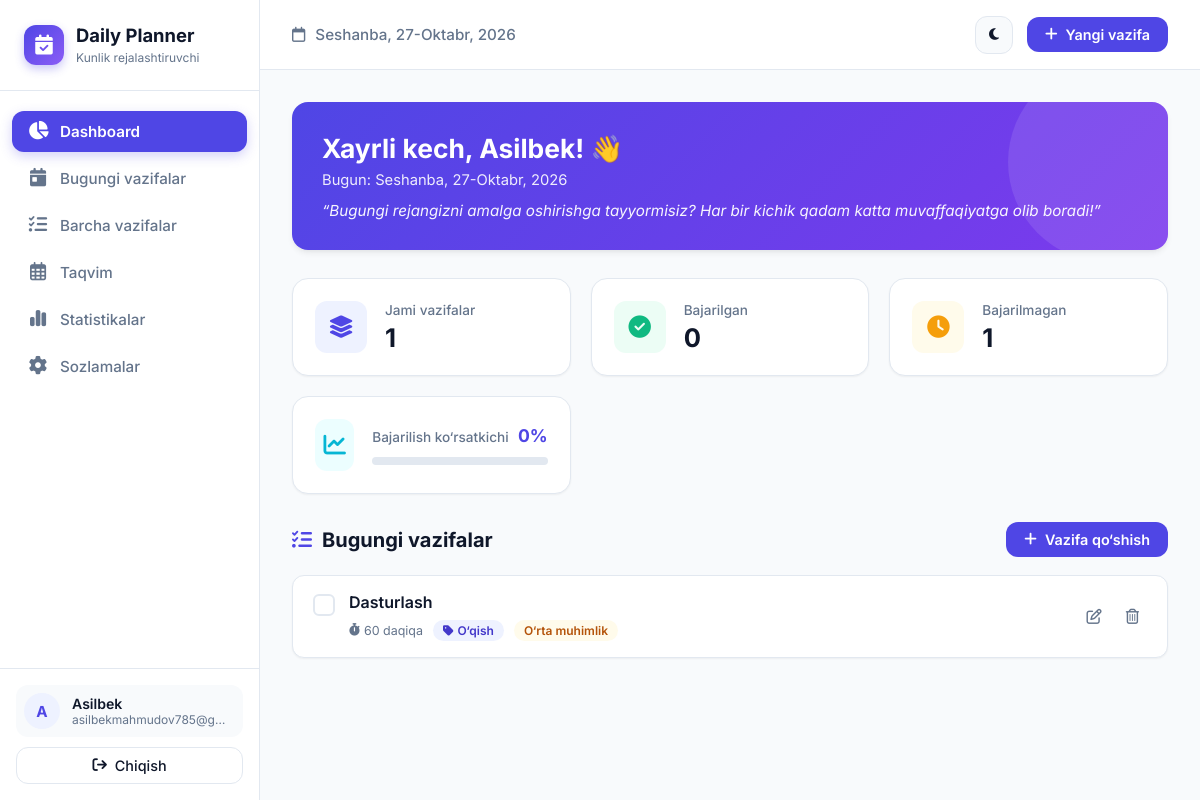
The app's page / (signed in) with its own data.
### planner/models.py (models this page shows, shortened)
class Task(models.Model):
    class Priority(models.TextChoices):
        LOW = 'low', 'Past'
        MEDIUM = 'medium', 'O‘rta'
        HIGH = 'high', 'Yuqori'
    class Category(models.TextChoices):
        STUDY = 'study', 'O‘qish'
        WORK = 'work', 'Ish'
        PERSONAL = 'personal', 'Shaxsiy'
        HEALTH = 'health', 'Sog‘liq'
        OTHER = 'other', 'Boshqa'
    user = models.ForeignKey(
        User,
        on_delete=models.CASCADE,
        related_name='tasks',
        verbose_name="Foydalanuvchi"
    )
    title = models.CharField(max_length=255, verbose_name="Vazifa nomi")
    description = models.TextField(blank=True, verbose_name="Vazifa tavsifi")
    date = models.DateField(default=timezone.now, verbose_name="Sana")
    start_time = models.TimeField(null=True, blank=True, verbose_name="Boshlanish vaqti")
    end_time = models.TimeField(null=True, blank=True, verbose_name="Tugash vaqti")
    duration = models.PositiveIntegerField(
        null=True,
        blank=True,
        help_text="Davomiyligi (daqiqalarda)",
        verbose_name="Davomiyligi (daqiqa)"
    )
    priority = models.CharField(
        max_length=10,
        choices=Priority.choices,
        default=Priority.MEDIUM,
        verbose_name="Muhimlik darajasi"
    )
    category = models.CharField(
        max_length=20,
        choices=Category.choices,
        default=Category.PERSONAL,
        verbose_name="Kategoriya"
    )
    is_completed = models.BooleanField(default=False, verbose_name="Bajarilgan")
    created_at = models.DateTimeField(auto_now_add=True, verbose_name="Yaratilgan vaqt")
    updated_at = models.DateTimeField(auto_now=True, verbose_name="Yangilangan vaqt")
    class Meta:
        ordering = ['date', 'start_time', '-priority', '-created_at']
        verbose_name = "Vazifa"
        verbose_name_plural = "Vazifalar"

### planner/views.py (the view)
# urls.py: path('', views.dashboard_view, name='dashboard'),
@login_required
def dashboard_view(request):
    today = timezone.localdate()
    greeting = get_greeting()
    user_tasks = Task.objects.filter(user=request.user)
    today_tasks = user_tasks.filter(date=today)
    total_today = today_tasks.count()
    completed_today = today_tasks.filter(is_completed=True).count()
    pending_today = total_today - completed_today
    progress_percentage = int((completed_today / total_today * 100)) if total_today > 0 else 0
    task_form = TaskForm(initial={'date': today})
    context = {
        'greeting': greeting,
        'today': today,
        'today_tasks': today_tasks,
        'total_today': total_today,
        'completed_today': completed_today,
        'pending_today': pending_today,
        'progress_percentage': progress_percentage,
        'task_form': task_form,
        'active_menu': 'dashboard',
    }
    return render(request, 'planner/dashboard.html', context)

### planner/views.py (called while the page is built)
def get_greeting():
    current_hour = timezone.localtime().hour
    if 5 <= current_hour < 11:
        return "Xayrli tong"
    elif 11 <= current_hour < 17:
        return "Xayrli kun"
    elif 17 <= current_hour < 22:
        return "Xayrli kech"
    else:
        return "Xayrli tun"

### planner/templates/planner/dashboard.html (shortened to what this page needs)
{% extends "planner/base.html" %}
{% block content %}
<div class="greeting-hero">
  <div>
    <div class="greeting-title">{{ greeting }}, {{ user.first_name|default:user.username }}! 👋</div>
    <div class="greeting-date">Bugun: {{ today|date:"l, j-F, Y" }}</div>
    <div class="greeting-quote">“Bugungi rejangizni amalga oshirishga tayyormisiz? Har bir kichik qadam katta muvaffaqiyatga olib boradi!”</div>
  </div>
</div>
<div class="stats-grid">
  <div class="stat-card">
    <div class="stat-icon total">
      <i class="fa-solid fa-layer-group"></i>
    </div>
    <div class="stat-info">
      <h3>Jami vazifalar</h3>
      <p id="stat-total-today">{{ total_today }}</p>
    </div>
  </div>
  <div class="stat-card">
    <div class="stat-icon completed">
      <i class="fa-solid fa-circle-check"></i>
    </div>
    <div class="stat-info">
      <h3>Bajarilgan</h3>
      <p id="stat-completed-today">{{ completed_today }}</p>
    </div>
  </div>
  <div class="stat-card">
    <div class="stat-icon pending">
      <i class="fa-solid fa-clock"></i>
    </div>
    <div class="stat-info">
      <h3>Bajarilmagan</h3>
      <p id="stat-pending-today">{{ pending_today }}</p>
    </div>
  </div>
  <div class="stat-card">
    <div class="stat-icon progress">
      <i class="fa-solid fa-chart-line"></i>
    </div>
    <div class="stat-info" style="width: 100%;">
      <div style="display: flex; justify-content: space-between; align-items: baseline;">
        <h3>Bajarilish ko‘rsatkichi</h3>
        <span id="stat-progress-percent" style="font-weight: 700; font-size: 1.1rem; color: var(--primary);">{{ progress_percentage }}%</span>
      </div>
      <div class="progress-container">
      </div>
    </div>
  </div>
</div>
<div class="section-header">
  <div class="section-title">
    <i class="fa-solid fa-list-check" style="color: var(--primary);"></i>
    Bugungi vazifalar
  </div>
  <button class="btn-primary open-create-task-modal">
    <i class="fa-solid fa-plus"></i> Vazifa qo‘shish
  </button>
</div>
<div class="task-list">
  {% for task in today_tasks %}
  <div class="task-item {% if task.is_completed %}completed{% endif %}" id="task-card-{{ task.id }}">
    <div class="task-left">
      <form class="task-check-form" action="{% url 'task_toggle_status' task.id %}" method="POST">
        <button type="submit" class="task-check-btn {% if task.is_completed %}checked{% endif %}" title="Holatini o‘zgartirish">
        </button>
      </form>
      <div class="task-details">
        <div class="task-title">{{ task.title }}</div>
        <div class="task-meta">
          {% if task.duration %}
          <span class="meta-item">
            <i class="fa-solid fa-stopwatch"></i>
            {{ task.duration }} daqiqa
          </span>
          {% endif %}
          <span class="badge badge-category">
            <i class="fa-solid fa-tag"></i> {{ task.get_category_display }}
          </span>
          <span class="badge badge-{{ task.priority }}">
            {{ task.get_priority_display }} muhimlik
          </span>
        </div>
      </div>
    </div>
    <div class="task-actions">
      <button class="action-btn open-edit-task-modal" data-id="{{ task.id }}" title="Tahrirlash">
        <i class="fa-regular fa-pen-to-square"></i>
      </button>
      <button class="action-btn delete open-delete-modal" data-id="{{ task.id }}" data-title="{{ task.title }}" title="O‘chirish">
        <i class="fa-regular fa-trash-can"></i>
      </button>
    </div>
  </div>
  {% endfor %}
</div>
{% endblock %}

### planner/templates/planner/base.html (shortened to what this page needs)
{% load static %}
<!DOCTYPE html>
<html lang="uz" data-theme="light">
<head>
  <link rel="stylesheet" href="https://cdnjs.cloudflare.com/ajax/libs/font-awesome/6.5.1/css/all.min.css">
  <link rel="stylesheet" href="{% static 'css/style.css' %}">
</head>
<body>
  <div class="app-container">
    {% if user.is_authenticated %}
    <aside class="sidebar" id="sidebar">
      <div class="sidebar-brand">
        <div class="brand-icon">
          <i class="fa-solid fa-calendar-check"></i>
        </div>
        <div class="brand-text">
          <h2>Daily Planner</h2>
          <span>Kunlik rejalashtiruvchi</span>
        </div>
      </div>
      <nav class="sidebar-nav">
        <a href="{% url 'dashboard' %}" class="nav-link {% if active_menu == 'dashboard' %}active{% endif %}">
          <i class="fa-solid fa-chart-pie"></i>
          <span>Dashboard</span>
        </a>
        <a href="{% url 'today_tasks' %}" class="nav-link {% if active_menu == 'today' %}active{% endif %}">
          <i class="fa-solid fa-calendar-day"></i>
          <span>Bugungi vazifalar</span>
        </a>
        <a href="{% url 'all_tasks' %}" class="nav-link {% if active_menu == 'all_tasks' %}active{% endif %}">
          <i class="fa-solid fa-list-check"></i>
          <span>Barcha vazifalar</span>
        </a>
        <a href="{% url 'calendar' %}" class="nav-link {% if active_menu == 'calendar' %}active{% endif %}">
          <i class="fa-regular fa-calendar-days"></i>
          <span>Taqvim</span>
        </a>
        <a href="{% url 'statistics' %}" class="nav-link {% if active_menu == 'statistics' %}active{% endif %}">
          <i class="fa-solid fa-chart-simple"></i>
          <span>Statistikalar</span>
        </a>
        <a href="{% url 'settings' %}" class="nav-link {% if active_menu == 'settings' %}active{% endif %}">
          <i class="fa-solid fa-gear"></i>
          <span>Sozlamalar</span>
        </a>
      </nav>
      <div class="sidebar-footer">
        <div class="user-profile-summary">
          <div class="user-avatar">
            {{ user.username|slice:":1"|upper }}
          </div>
          <div class="user-info">
            <div class="user-name">{{ user.first_name|default:user.username }}</div>
            <div class="user-email">{{ user.email|default:"Foydalanuvchi" }}</div>
          </div>
        </div>
        <a href="{% url 'logout' %}" class="btn-secondary" style="justify-content: center; width: 100%;">
          <i class="fa-solid fa-arrow-right-from-bracket"></i> Chiqish
        </a>
      </div>
    </aside>
    <div class="main-wrapper">
      <header class="topbar">
        <div class="topbar-left">
          <div style="font-size: 0.95rem; color: var(--text-muted); font-weight: 500;">
            <i class="fa-regular fa-calendar" style="margin-right: 6px;"></i>
            {{ today|date:"l, j-F, Y"|default:"" }}
          </div>
        </div>
        <div class="topbar-right">
          <button class="theme-toggle-btn" id="theme-toggle-btn" title="Mavzuni almashtirish">
            <i id="theme-icon" class="fa-solid fa-moon"></i>
          </button>
          <button class="btn-primary open-create-task-modal">
            <i class="fa-solid fa-plus"></i> Yangi vazifa
          </button>
        </div>
      </header>
      <main class="content-area">
        {% block content %}{% endblock %}
      </main>
    </div>
    {% else %}
    <div style="width: 100%;">
      {% block auth_content %}{% endblock %}
    </div>
    {% endif %}
  </div>
</body>
</html>

### records on screen
Task: is_completed False (drawn), title "Dasturlash", duration "60", category "O‘qish", priority "O‘rta"

### other values on screen
{{ user.username|slice:":1"|upper }} "A"
{{ user.first_name|default:user.username }} "Asilbek"
{{ user.email|default:"Foydalanuvchi" }} "asilbekmahmudov785@g…"
{{ today|date:"l, j-F, Y"|default:"" }} "Seshanba, 27-Oktabr, 2026"
{{ greeting }} "Xayrli kech"
{{ today|date:"l, j-F, Y" }} "Seshanba, 27-Oktabr, 2026"
{{ total_today }} "1"
{{ completed_today }} "0"
{{ pending_today }} "1"
{{ progress_percentage }} "0"
